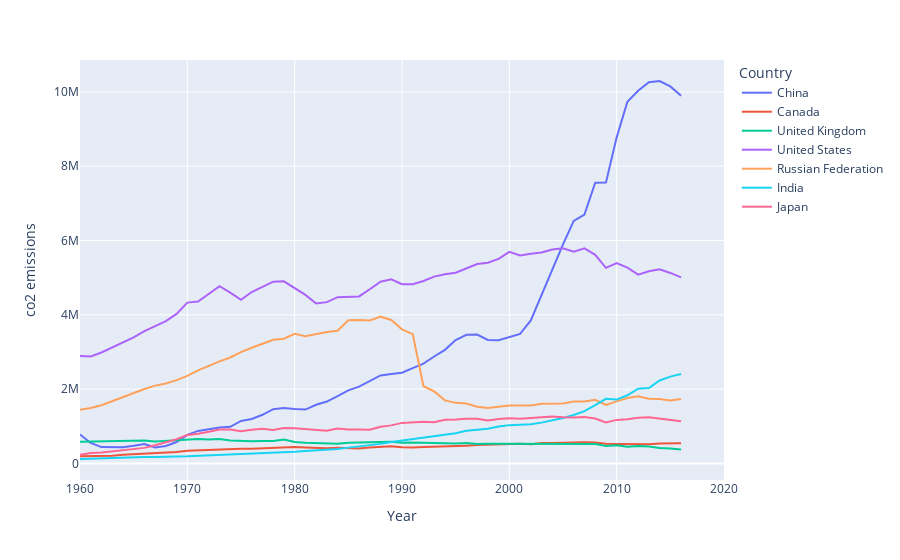

Notebook cell for this chart:
### Markdown cell above
## How CO2 emissions increased by country

### Code cell
px.line(
    data_frame=time_series_df.loc[
        lambda x: x["Country"].isin(get_top_n_countries(n=7, by="co2 emissions"))
    ],
    x="Year",
    y="co2 emissions",
    line_group="Country",
    color="Country",
)
